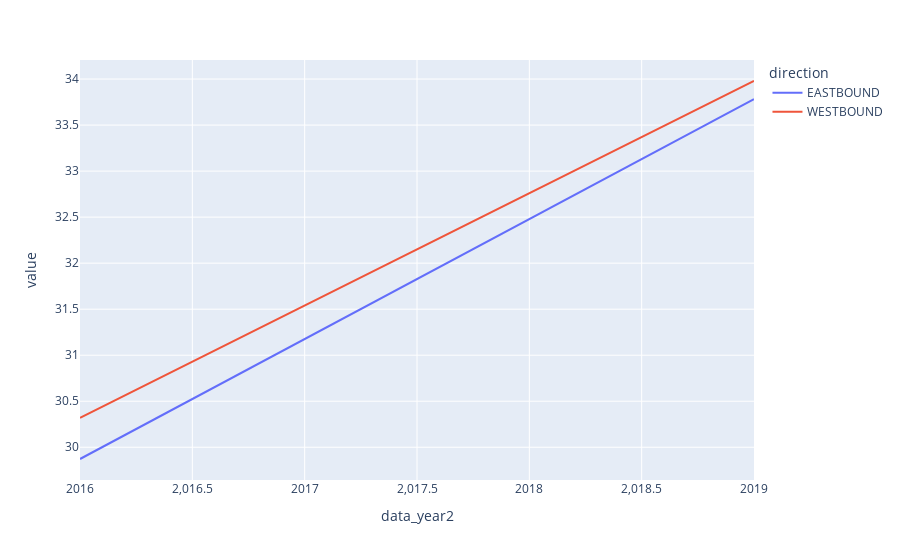

Notebook code for this chart:
### Code cell
# TESTING SINGLE PROJECT USING PLOTLY EXPRESS

"""
data_canada = px.data.gapminder().query("country == 'Canada'")
fig = px.bar(data_canada, x='year', y='pop')
fig.show()


fig = go.Figure(data=[
    go.Bar(name='SF Zoo', x=animals, y=[20, 14, 23]),
    go.Bar(name='LA Zoo', x=animals, y=[12, 18, 29])
"""

import plotly.graph_objects as go
import plotly.express as px

col_projname = 'proj_desc'

dfp1 = df.loc[df[col_projname] == df[col_projname][0]]
series_vals = dfp1.data_year.unique()

# make chart comparing speeds in 2016 vs. 2019
df_spd = dfp1.loc[dfp1['measure'].isin(['havg_spd_worst4hrs', 'ff_speed_art60thp'])]
df_spd['data_year2'] = df_spd['data_year'].astype('str')

#print(df_spd)
df_congspd = df_spd.loc[df_spd['measure'] == 'ff_speed_art60thp']

fig = px.line(df_spd.loc[df_spd['measure'] == 'ff_speed_art60thp'],
              x='data_year2', y='value', color='direction')

#fig.add_bar(df_spd.loc[df_spd['measure'] == 'havg_spd_worst4hrs'],
#           x='data_year', y='value', color='direction', barmode='group')

fig.show()

# chart showing LOTTR for each MAP-21 time period, comparing 2016 v. 2019
''

### Figure 1 — Plotly figure (JSON) as saved in the notebook; plotly's stock layout.template omitted (floating-point values rounded to 4 significant figures)
{"data": [{"hovertemplate": "direction=EASTBOUND<br>data_year2=%{x}<br>value=%{y}<extra></extra>", "legendgroup": "EASTBOUND", "line": {"color": "#636efa", "dash": "solid"}, "mode": "lines", "name": "EASTBOUND", "orientation": "v", "showlegend": true, "type": "scatter", "x": ["2016", "2019"], "xaxis": "x", "y": [29.87, 33.78], "yaxis": "y"}, {"hovertemplate": "direction=WESTBOUND<br>data_year2=%{x}<br>value=%{y}<extra></extra>", "legendgroup": "WESTBOUND", "line": {"color": "#EF553B", "dash": "solid"}, "mode": "lines", "name": "WESTBOUND", "orientation": "v", "showlegend": true, "type": "scatter", "x": ["2016", "2019"], "xaxis": "x", "y": [30.32, 33.98], "yaxis": "y"}], "layout": {"legend": {"title": {"text": "direction"}, "tracegroupgap": 0}, "margin": {"t": 60}, "xaxis": {"anchor": "y", "domain": [0, 1], "title": {"text": "data_year2"}}, "yaxis": {"anchor": "x", "domain": [0, 1], "title": {"text": "value"}}}}
